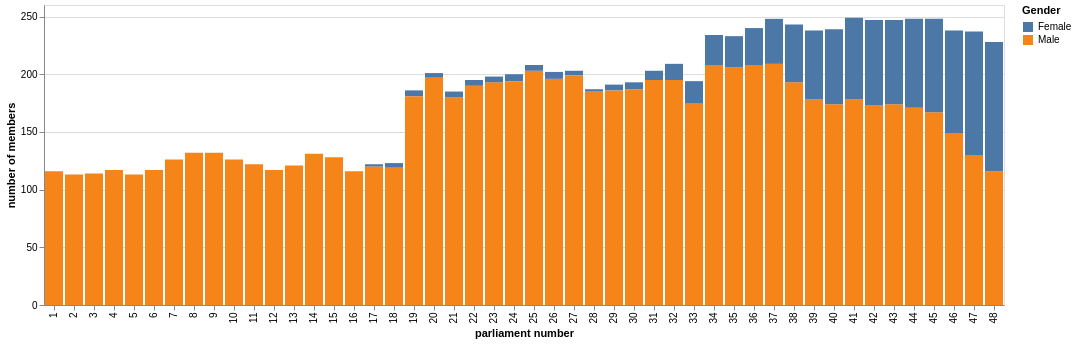

Here is the notebook cell this chart was saved with:
### Markdown cell above
Every federal election results in a new 'parliament', and each parliament is given a consecutive number. So the very first parliamant was number `1`. The parliamentarians data includes a list of the parliaments that each member was a part of. We can use this to explore how the gender composition of the parliament has changed over time.

### Code cell
#| column: page-inset
#| label: fig-gender-parliaments
#| fig-cap: Gender breakdown by parliament (both houses combined)

# Explode to create a row for each parliament
df_parls = df.explode("RepresentedParliaments", ignore_index=True)

parl_gender_base = alt.Chart().mark_bar().encode(
    x=alt.X("parls:O").title("parliament number"),
    y=alt.Y("count:Q").title("number of members").stack(True),
    color="Gender",
    tooltip=[alt.Tooltip("parls", title="parliament"), alt.Tooltip("Gender", title="gender"), alt.Tooltip("count", title="number of members")]
).properties(width="container")

parl_gender = df_parls.value_counts(["Gender", "RepresentedParliaments"]).to_frame().reset_index()
parl_gender.columns = ["Gender", "parls", "count"]
parl_gender_chart = parl_gender_base.properties(data=parl_gender)

display(parl_gender_chart)

### Figure 1 — Vega-Lite specification as saved in the notebook (floating-point values rounded to 4 significant figures)
{"config": {"view": {"continuousWidth": 300, "continuousHeight": 300}}, "data": {"name": "data-31010ff7812e453da4f29972be452ded"}, "mark": {"type": "bar"}, "encoding": {"color": {"field": "Gender", "type": "nominal"}, "tooltip": [{"field": "parls", "title": "parliament", "type": "quantitative"}, {"field": "Gender", "title": "gender", "type": "nominal"}, {"field": "count", "title": "number of members", "type": "quantitative"}], "x": {"field": "parls", "title": "parliament number", "type": "ordinal"}, "y": {"field": "count", "stack": true, "title": "number of members", "type": "quantitative"}}, "width": "container", "$schema": "https://vega.github.io/schema/vega-lite/v6.4.1.json", "datasets": {"data-31010ff7812e453da4f29972be452ded": [{"Gender": "Male", "parls": 37, "count": 209}, {"Gender": "Male", "parls": 34, "count": 208}, {"Gender": "Male", "parls": 36, "count": 208}, {"Gender": "Male", "parls": 35, "count": 206}, {"Gender": "Male", "parls": 25, "count": 203}, {"Gender": "Male", "parls": 27, "count": 199}, {"Gender": "Male", "parls": 20, "count": 197}, {"Gender": "Male", "parls": 26, "count": 196}, {"Gender": "Male", "parls": 31, "count": 195}, {"Gender": "Male", "parls": 32, "count": 195}, {"Gender": "Male", "parls": 24, "count": 194}, {"Gender": "Male", "parls": 38, "count": 193}, {"Gender": "Male", "parls": 23, "count": 193}, {"Gender": "Male", "parls": 22, "count": 190}, {"Gender": "Male", "parls": 30, "count": 187}, {"Gender": "Male", "parls": 29, "count": 186}, {"Gender": "Male", "parls": 28, "count": 185}, {"Gender": "Male", "parls": 19, "count": 181}, {"Gender": "Male", "parls": 21, "count": 180}, {"Gender": "Male", "parls": 39, "count": 178}, {"Gender": "Male", "parls": 41, "count": 178}, {"Gender": "Male", "parls": 33, "count": 175}, {"Gender": "Male", "parls": 40, "count": 174}, {"Gender": "Male", "parls": 43, "count": 174}, {"Gender": "Male", "parls": 42, "count": 173}, {"Gender": "Male", "parls": 44, "count": 171}, {"Gender": "Male", "parls": 45, "count": 167}, {"Gender": "Male", "parls": 46, "count": 149}, {"Gender": "Male", "parls": 8, "count": 132}, {"Gender": "Male", "parls": 9, "count": 132}, {"Gender": "Male", "parls": 14, "count": 131}, {"Gender": "Male", "parls": 47, "count": 130}, {"Gender": "Male", "parls": 15, "count": 128}, {"Gender": "Male", "parls": 10, "count": 126}, {"Gender": "Male", "parls": 7, "count": 126}, {"Gender": "Male", "parls": 11, "count": 122}, {"Gender": "Male", "parls": 13, "count": 121}, {"Gender": "Male", "parls": 17, "count": 120}, {"Gender": "Male", "parls": 18, "count": 119}, {"Gender": "Male", "parls": 6, "count": 117}, {"Gender": "Male", "parls": 4, "count": 117}, {"Gender": "Male", "parls": 12, "count": 117}, {"Gender": "Male", "parls": 16, "count": 116}, {"Gender": "Male", "parls": 48, "count": 116}, {"Gender": "Male", "parls": 1, "count": 116}, {"Gender": "Male", "parls": 3, "count": 114}, {"Gender": "Male", "parls": 5, "count": 113}, {"Gender": "Male", "parls": 2, "count": 113}, {"Gender": "Female", "parls": 48, "count": 112}, {"Gender": "Female", "parls": 47, "count": 107}, {"Gender": "Female", "parls": 46, "count": 89}, {"Gender": "Female", "parls": 45, "count": 81}, {"Gender": "Female", "parls": 44, "count": 77}, {"Gender": "Female", "parls": 42, "count": 74}, {"Gender": "Female", "parls": 43, "count": 73}, {"Gender": "Female", "parls": 41, "count": 71}, {"Gender": "Female", "parls": 40, "count": 65}, {"Gender": "Female", "parls": 39, "count": 60}, {"Gender": "Female", "parls": 38, "count": 50}, {"Gender": "Female", "parls": 37, "count": 39}, {"Gender": "Female", "parls": 36, "count": 32}, {"Gender": "Female", "parls": 35, "count": 27}, {"Gender": "Female", "parls": 34, "count": 26}, {"Gender": "Female", "parls": 33, "count": 19}, {"Gender": "Female", "parls": 32, "count": 14}, {"Gender": "Female", "parls": 31, "count": 8}, {"Gender": "Female", "parls": 24, "count": 6}, {"Gender": "Female", "parls": 26, "count": 6}, {"Gender": "Female", "parls": 30, "count": 6}, {"Gender": "Female", "parls": 25, "count": 5}, {"Gender": "Female", "parls": 21, "count": 5}, {"Gender": "Female", "parls": 22, "count": 5}, {"Gender": "Female", "parls": 23, "count": 5}, {"Gender": "Female", "parls": 29, "count": 5}, {"Gender": "Female", "parls": 19, "count": 5}, {"Gender": "Female", "parls": 18, "count": 4}, {"Gender": "Female", "parls": 27, "count": 4}, {"Gender": "Female", "parls": 20, "count": 4}, {"Gender": "Female", "parls": 28, "count": 2}, {"Gender": "Female", "parls": 17, "count": 2}]}}
